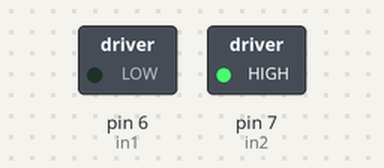
Recording of a sketch running on a simulated Arduino Uno, built with avr-gcc and run on an emulated ATmega328P. Shown: switched loads named in the sketch (green lamp = pin HIGH).

Above: at 0.1 s.
Timing chart, 0 to 1.6 s (numbered marks = the images above):
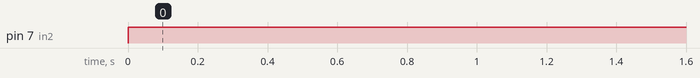

The sketch:

DCMotorTestingFeb27.ino
```cpp
/*  Arduino DC Motor Control - PWM | H-Bridge | L298N  -  Example 01
    by Dejan Nedelkovski, www.HowToMechatronics.com
*/
#define in1 6
#define in2 7

int rotDirection = 0;
//int pressed = false;
void setup() {
 // pinMode(enA, OUTPUT);
  pinMode(in1, OUTPUT);
  pinMode(in2, OUTPUT);
 // pinMode(button, INPUT);
  // Set initial rotation direction
  digitalWrite(in1, HIGH);
  digitalWrite(in2, LOW);
}
void loop() {
 /* int potValue = analogRead(A0); // Read potentiometer value
  int pwmOutput = map(potValue, 0, 1023, 0 , 255); // Map the potentiometer value from 0 to 255
  analogWrite(enA, pwmOutput); // Send PWM signal to L298N Enable pin
  // Read button - Debounce
  if (digitalRead(button) == true) {
    pressed = !pressed;
  }
  while (digitalRead(button) == true);
  delay(20);
  */
  /*
  // If button is pressed - change rotation direction
 // if (pressed == true  & rotDirection == 0) {
    digitalWrite(in1, HIGH);
    digitalWrite(in2, LOW);
    rotDirection = 1;
    delay(20);
//  }
*/
  // If button is pressed - change rotation direction
//  if (pressed == false & rotDirection == 1) {
    digitalWrite(in1, LOW);
    digitalWrite(in2, HIGH);
    rotDirection = 0;
    delay(20);
//  }
}
```

Measured:
- by itself, pin 7 (in2): LOW → HIGH at 0.00 s
